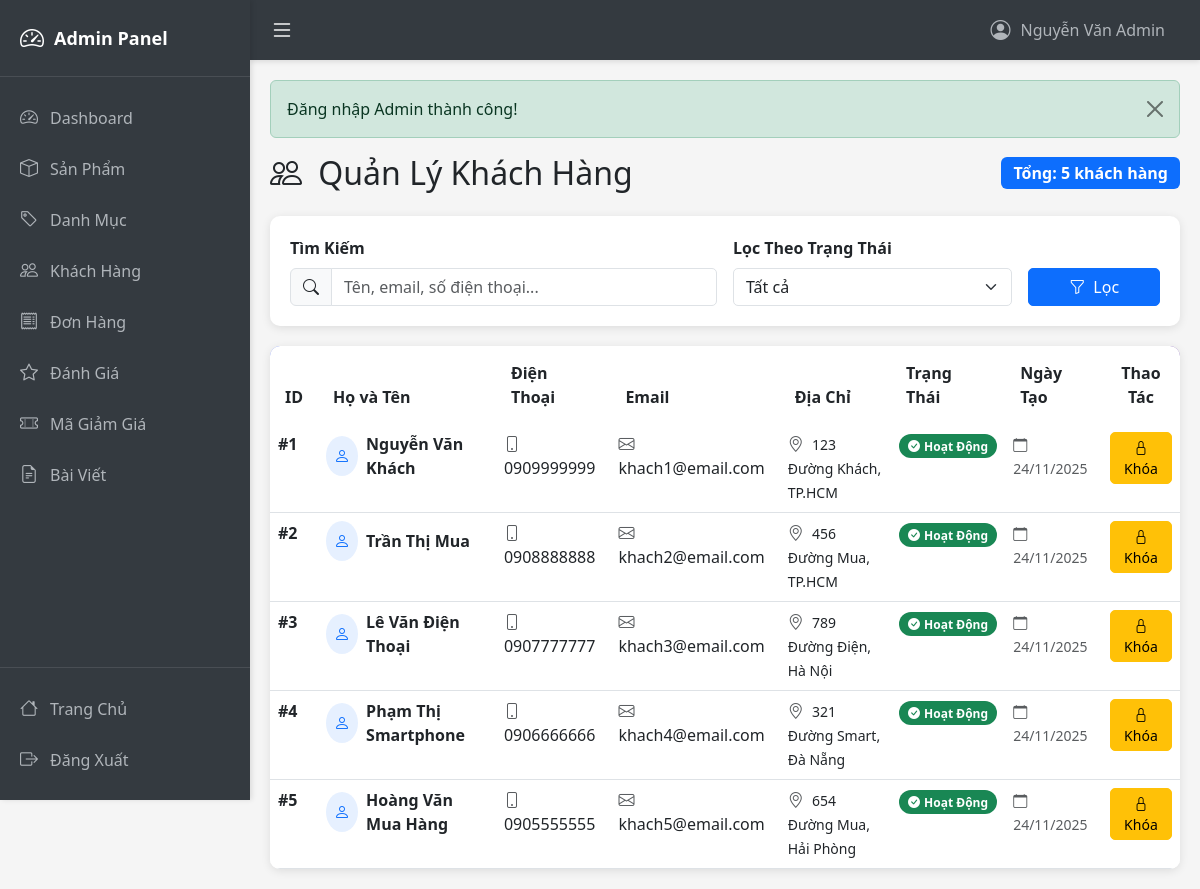
The app's page /admin/customers (signed in) with its own data.
### tables this page shows
CREATE TABLE Customers (
  customer_id INT AUTO_INCREMENT PRIMARY KEY,
  full_name VARCHAR(100),
  phone_number VARCHAR(15),
  email VARCHAR(100),
  password VARCHAR(255),
  address VARCHAR(255),
  gender VARCHAR(10),
  date_of_birth DATE,
  status VARCHAR(20) DEFAULT 'active',
  created_at DATETIME DEFAULT CURRENT_TIMESTAMP
);

### controllers/AdminController.php (called while the page is built, shortened)
<?php
class AdminController extends BaseController {
    private $customerModel;
    public function __construct() {
        $this->customerModel = new CustomerModel();
    }
    public function customers() {
        $search = $_GET['search'] ?? '';
        $statusFilter = $_GET['status'] ?? '';
        $customers = $this->customerModel->getAllCustomers();
        $customers = array_values($customers);
        $data = [
            'customers' => $customers,
            'search' => $search,
            'statusFilter' => $statusFilter,
            'pageTitle' => 'Quản Lý Khách Hàng'
        ];
        $this->view('admin/customers/index', $data, true);
    }
}
?>

### models/BaseModel.php (called while the page is built, shortened)
<?php
class BaseModel {
    public function __construct() {
        $db = new Database();
        $this->conn = $db->getConnection();
    }
}
?>

### config/database.php (called while the page is built, shortened)
<?php
class Database {
    private $host = "localhost";
    private $db_name = "inventory_system";
    private $username = "root";
    private $password = "";
    public function getConnection() {
        $this->conn = null;
        try {
            $this->conn = new PDO(
                "mysql:host=" . $this->host . ";dbname=" . $this->db_name . ";charset=utf8mb4",
                $this->username,
                $this->password,
                [
                    PDO::MYSQL_ATTR_INIT_COMMAND => "SET NAMES utf8mb4 COLLATE utf8mb4_unicode_ci"
                ]
            );
            $this->conn->setAttribute(PDO::ATTR_ERRMODE, PDO::ERRMODE_EXCEPTION);
            $this->conn->setAttribute(PDO::ATTR_DEFAULT_FETCH_MODE, PDO::FETCH_ASSOC);
            $this->conn->exec("SET NAMES utf8mb4");
        } catch(PDOException $e) {
            echo "Connection error: " . $e->getMessage();
        }
        return $this->conn;
    }
}
?>

### models/CustomerModel.php (called while the page is built, shortened)
<?php
class CustomerModel extends BaseModel {
    public function getAllCustomers($limit = null, $offset = 0) {
        $sql = "SELECT * FROM Customers ORDER BY created_at DESC";
        $stmt = $this->conn->prepare($sql);
        $stmt->execute();
        return $stmt->fetchAll();
    }
}
?>

### views/admin/customers/index.php (the view, shortened to what this page needs)
<?php
require_once dirname(dirname(__DIR__)) . "/admin/layouts/header.php";
?>
<div class="d-flex justify-content-between align-items-center mb-4">
    <h2 class="mb-0">
        <i class="bi bi-people me-2"></i> Quản Lý Khách Hàng
    </h2>
    <span class="badge bg-primary fs-6">
        Tổng: <?= count($customers) ?> khách hàng
    </span>
</div>
<div class="filter-bar">
    <form method="GET" action="<?= BASE_URL ?>admin/customers" class="row g-3">
        <div class="col-md-6">
            <label class="form-label fw-bold">Tìm Kiếm</label>
            <div class="input-group">
                <span class="input-group-text"><i class="bi bi-search"></i></span>
                <input type="text" name="search" class="form-control"
                       placeholder="Tên, email, số điện thoại..."
                       value="<?= htmlspecialchars($search ?? '') ?>">
            </div>
        </div>
        <div class="col-md-4">
            <label class="form-label fw-bold">Lọc Theo Trạng Thái</label>
            <select name="status" class="form-select">
                <option value="">Tất cả</option>
            </select>
        </div>
        <div class="col-md-2 d-flex align-items-end">
            <button type="submit" class="btn btn-primary w-100">
                <i class="bi bi-funnel me-1"></i> Lọc
            </button>
        </div>
    </form>
</div>
<div class="table-responsive customer-table">
    <table class="table table-hover mb-0">
        <thead>
            <tr>
                <th>ID</th>
                <th>Họ và Tên</th>
                <th>Điện Thoại</th>
                <th>Email</th>
                <th>Địa Chỉ</th>
                <th>Trạng Thái</th>
                <th>Ngày Tạo</th>
                <th class="text-center">Thao Tác</th>
            </tr>
        </thead>
        <tbody>
            <?php if (empty($customers)): ?>
            <tr>
                <td colspan="8" class="text-center py-5">
                    <i class="bi bi-inbox fs-1 d-block text-muted mb-3"></i>
                    <p class="text-muted mb-0">Không tìm thấy khách hàng nào</p>
                    <?php if (!empty($search) || !empty($statusFilter)): ?>
                        <a href="<?= BASE_URL ?>admin/customers" class="btn btn-sm btn-primary mt-2">
                            <i class="bi bi-arrow-left me-1"></i> Xem Tất Cả
                        </a>
                    <?php endif; ?>
                </td>
            </tr>
            <?php else: ?>
                <?php foreach ($customers as $customer): ?>
                <tr>
                    <td><strong>#<?= $customer['customer_id'] ?></strong></td>
                    <td>
                        <div class="d-flex align-items-center">
                            <div class="bg-primary bg-opacity-10 rounded-circle p-2 me-2">
                                <i class="bi bi-person text-primary"></i>
                            </div>
                            <strong><?= htmlspecialchars($customer['full_name']) ?></strong>
                        </div>
                    </td>
                    <td>
                        <i class="bi bi-phone me-1 text-muted"></i>
                        <?= htmlspecialchars($customer['phone_number']) ?>
                    </td>
                    <td>
                        <i class="bi bi-envelope me-1 text-muted"></i>
                        <?= htmlspecialchars($customer['email']) ?>
                    </td>
                    <td>
                        <i class="bi bi-geo-alt me-1 text-muted"></i>
                        <small><?= htmlspecialchars($customer['address'] ?: 'Chưa cập nhật') ?></small>
                    </td>
                    <td>
                        <?php
                            $status = $customer['status'] ?? 'active';
                            $statusClass = $status == 'locked' ? 'danger' : 'success';
                            $statusText = $status == 'locked' ? 'Đã Khóa' : 'Hoạt Động';
                            $statusIcon = $status == 'locked' ? 'lock-fill' : 'check-circle-fill';
                        ?>
                        <span class="badge bg-<?= $statusClass ?> rounded-pill">
                            <i class="bi bi-<?= $statusIcon ?> me-1"></i><?= $statusText ?>
                        </span>
                    </td>
                    <td>
                        <small class="text-muted">
                            <i class="bi bi-calendar me-1"></i>
                            <?= date('d/m/Y', strtotime($customer['created_at'])) ?>
                        </small>
                    </td>
                    <td class="text-center">
                        <a href="<?= BASE_URL ?>admin/customerToggleStatus/<?= $customer['customer_id'] ?><?= !empty($search) ? '?search=' . urlencode($search) : '' ?><?= !empty($statusFilter) ? (!empty($search) ? '&' : '?') . 'status=' . urlencode($statusFilter) : '' ?>"
                           class="btn btn-sm btn-<?= $status == 'locked' ? 'success' : 'warning' ?>"
                           onclick="return confirm('Bạn có chắc muốn <?= $status == 'locked' ? 'mở khóa' : 'khóa' ?> khách hàng <?= htmlspecialchars($customer['full_name']) ?>?')"
                           title="<?= $status == 'locked' ? 'Mở khóa' : 'Khóa' ?> khách hàng">
                            <i class="bi bi-<?= $status == 'locked' ? 'unlock' : 'lock' ?>"></i>
                            <?= $status == 'locked' ? 'Mở Khóa' : 'Khóa' ?>
                        </a>
                    </td>
                </tr>
                <?php endforeach; ?>
            <?php endif; ?>
        </tbody>
    </table>
</div>
<?php require_once dirname(dirname(__DIR__)) . "/admin/layouts/footer.php"; ?>

### public/css/admin.css (style rules this page uses)
:root { --sidebar-width: 250px; --sidebar-collapsed-width: 70px; --topbar-height: 60px; --primary-color: #343a40; --secondary-color: #495057; --accent-color: #007bff; }
* { margin: 0; padding: 0; box-sizing: border-box; }
body { background-color: #f5f5f5; display: flex; flex-direction: column; }
.table { background-color: white; }
.table thead { background-color: #f8f9fa; }
.btn { border-radius: 5px; }
.form-control, .form-select { border-radius: 5px; }
.badge { padding: 0.5em 0.75em; }

### views/admin/customers/index.php (style rules this page uses)
.customer-table { box-shadow: 0 2px 10px rgba(0,0,0,0.1); border-radius: 10px; overflow: hidden; }
.customer-table thead { background: linear-gradient(135deg, #667eea 0%, #764ba2 100%); color: white; }
.customer-table thead th { border: none; padding: 15px; font-weight: 600; }
.customer-table tbody tr { transition: all 0.3s ease; }
.filter-bar { background: white; padding: 20px; border-radius: 10px; box-shadow: 0 2px 10px rgba(0,0,0,0.1); margin-bottom: 20px; }

### records on screen
customers: customer_id "1", full_name "Nguyễn Văn Khách", phone_number "0909999999", email "khach1@email.com", address "123 Đường Khách, TP.HCM", status "Hoạt Động", created_at "24/11/2025", shows "Khóa"
customers: customer_id "2", full_name "Trần Thị Mua", phone_number "0908888888", email "khach2@email.com", address "456 Đường Mua, TP.HCM", status "Hoạt Động", created_at "24/11/2025", shows "Khóa"
customers: customer_id "3", full_name "Lê Văn Điện Thoại", phone_number "0907777777", email "khach3@email.com", address "789 Đường Điện, Hà Nội", status "Hoạt Động", created_at "24/11/2025", shows "Khóa"
customers: customer_id "4", full_name "Phạm Thị Smartphone", phone_number "0906666666", email "khach4@email.com", address "321 Đường Smart, Đà Nẵng", status "Hoạt Động", created_at "24/11/2025", shows "Khóa"
customers: customer_id "5", full_name "Hoàng Văn Mua Hàng", phone_number "0905555555", email "khach5@email.com", address "654 Đường Mua, Hải Phòng", status "Hoạt Động", created_at "24/11/2025", shows "Khóa"

### other values on screen
$_SESSION['admin_name'] "Nguyễn Văn Admin"
$_SESSION['success'] "Đăng nhập Admin thành công!"
count($customers) "5"
